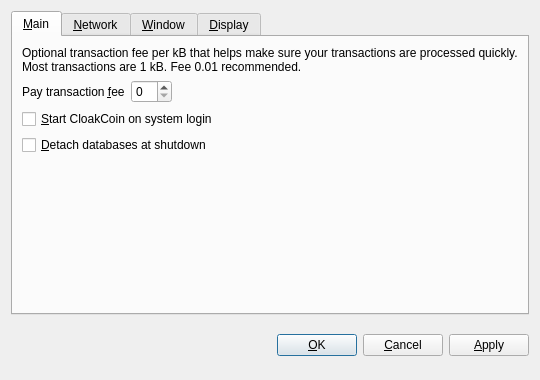
<?xml version="1.0" encoding="UTF-8"?>
<ui version="4.0">
 <class>OptionsDialog</class>
 <widget class="QDialog" name="OptionsDialog">
  <property name="geometry">
   <rect>
    <x>0</x>
    <y>0</y>
    <width>540</width>
    <height>380</height>
   </rect>
  </property>
  <property name="windowTitle">
   <string>Options</string>
  </property>
  <property name="modal">
   <bool>true</bool>
  </property>
  <layout class="QVBoxLayout" name="verticalLayout">
   <item>
    <widget class="QTabWidget" name="tabWidget">
     <property name="tabPosition">
      <enum>QTabWidget::North</enum>
     </property>
     <property name="currentIndex">
      <number>0</number>
     </property>
     <widget class="QWidget" name="tabMain">
      <attribute name="title">
       <string>&amp;Main</string>
      </attribute>
      <layout class="QVBoxLayout" name="verticalLayout_Main">
       <item>
        <widget class="QLabel" name="transactionFeeInfoLabel">
         <property name="text">
          <string>Optional transaction fee per kB that helps make sure your transactions are processed quickly. Most transactions are 1 kB. Fee 0.01 recommended.</string>
         </property>
         <property name="textFormat">
          <enum>Qt::PlainText</enum>
         </property>
         <property name="wordWrap">
          <bool>true</bool>
         </property>
        </widget>
       </item>
       <item>
        <layout class="QHBoxLayout" name="horizontalLayout_Main">
         <item>
          <widget class="QLabel" name="transactionFeeLabel">
           <property name="text">
            <string>Pay transaction &amp;fee</string>
           </property>
           <property name="textFormat">
            <enum>Qt::PlainText</enum>
           </property>
           <property name="buddy">
            <cstring>transactionFee</cstring>
           </property>
          </widget>
         </item>
         <item>
          <widget class="BitcoinAmountField" name="transactionFee"/>
         </item>
         <item>
          <spacer name="horizontalSpacer_Main">
           <property name="orientation">
            <enum>Qt::Horizontal</enum>
           </property>
           <property name="sizeHint" stdset="0">
            <size>
             <width>40</width>
             <height>20</height>
            </size>
           </property>
          </spacer>
         </item>
        </layout>
       </item>
       <item>
        <widget class="QCheckBox" name="bitcoinAtStartup">
         <property name="toolTip">
          <string>Automatically start CloakCoin after logging in to the system.</string>
         </property>
         <property name="text">
          <string>&amp;Start CloakCoin on system login</string>
         </property>
        </widget>
       </item>
       <item>
        <widget class="QCheckBox" name="detachDatabases">
         <property name="toolTip">
          <string>Detach block and address databases at shutdown. This means they can be moved to another data directory, but it slows down shutdown. The wallet is always detached.</string>
         </property>
         <property name="text">
          <string>&amp;Detach databases at shutdown</string>
         </property>
        </widget>
       </item>
       <item>
        <spacer name="verticalSpacer_Main">
         <property name="orientation">
          <enum>Qt::Vertical</enum>
         </property>
         <property name="sizeHint" stdset="0">
          <size>
           <width>20</width>
           <height>40</height>
          </size>
         </property>
        </spacer>
       </item>
      </layout>
     </widget>
     <widget class="QWidget" name="tabNetwork">
      <attribute name="title">
       <string>&amp;Network</string>
      </attribute>
      <layout class="QVBoxLayout" name="verticalLayout_Network">
       <item>
        <widget class="QCheckBox" name="mapPortUpnp">
         <property name="toolTip">
          <string>Automatically open the CloakCoin client port on the router. This only works when your router supports UPnP and it is enabled.</string>
         </property>
         <property name="text">
          <string>Map port using &amp;UPnP</string>
         </property>
        </widget>
       </item>
       <item>
        <widget class="QCheckBox" name="connectSocks">
         <property name="toolTip">
          <string>Connect to the CloakCoin network through a SOCKS proxy (e.g. when connecting through Tor).</string>
         </property>
         <property name="text">
          <string>&amp;Connect through SOCKS proxy:</string>
         </property>
        </widget>
       </item>
       <item>
        <layout class="QHBoxLayout" name="horizontalLayout_Network">
         <item>
          <widget class="QLabel" name="proxyIpLabel">
           <property name="text">
            <string>Proxy &amp;IP:</string>
           </property>
           <property name="textFormat">
            <enum>Qt::PlainText</enum>
           </property>
           <property name="buddy">
            <cstring>proxyIp</cstring>
           </property>
          </widget>
         </item>
         <item>
          <widget class="QValidatedLineEdit" name="proxyIp">
           <property name="maximumSize">
            <size>
             <width>140</width>
             <height>16777215</height>
            </size>
           </property>
           <property name="toolTip">
            <string>IP address of the proxy (e.g. 127.0.0.1)</string>
           </property>
          </widget>
         </item>
         <item>
          <widget class="QLabel" name="proxyPortLabel">
           <property name="text">
            <string>&amp;Port:</string>
           </property>
           <property name="textFormat">
            <enum>Qt::PlainText</enum>
           </property>
           <property name="buddy">
            <cstring>proxyPort</cstring>
           </property>
          </widget>
         </item>
         <item>
          <widget class="QLineEdit" name="proxyPort">
           <property name="maximumSize">
            <size>
             <width>55</width>
             <height>16777215</height>
            </size>
           </property>
           <property name="toolTip">
            <string>Port of the proxy (e.g. 9050)</string>
           </property>
          </widget>
         </item>
         <item>
          <widget class="QLabel" name="socksVersionLabel">
           <property name="text">
            <string>SOCKS &amp;Version:</string>
           </property>
           <property name="textFormat">
            <enum>Qt::PlainText</enum>
           </property>
           <property name="buddy">
            <cstring>socksVersion</cstring>
           </property>
          </widget>
         </item>
         <item>
          <widget class="QValueComboBox" name="socksVersion">
           <property name="toolTip">
            <string>SOCKS version of the proxy (e.g. 5)</string>
           </property>
          </widget>
         </item>
         <item>
          <spacer name="horizontalSpacer_Network">
           <property name="orientation">
            <enum>Qt::Horizontal</enum>
           </property>
           <property name="sizeHint" stdset="0">
            <size>
             <width>40</width>
             <height>20</height>
            </size>
           </property>
          </spacer>
         </item>
        </layout>
       </item>
       <item>
        <spacer name="verticalSpacer_Network">
         <property name="orientation">
          <enum>Qt::Vertical</enum>
         </property>
         <property name="sizeHint" stdset="0">
          <size>
           <width>20</width>
           <height>40</height>
          </size>
         </property>
        </spacer>
       </item>
      </layout>
     </widget>
     <widget class="QWidget" name="tabWindow">
      <attribute name="title">
       <string>&amp;Window</string>
      </attribute>
      <layout class="QVBoxLayout" name="verticalLayout_Window">
       <item>
        <widget class="QCheckBox" name="minimizeToTray">
         <property name="toolTip">
          <string>Show only a tray icon after minimizing the window.</string>
         </property>
         <property name="text">
          <string>&amp;Minimize to the tray instead of the taskbar</string>
         </property>
        </widget>
       </item>
       <item>
        <widget class="QCheckBox" name="minimizeOnClose">
         <property name="toolTip">
          <string>Minimize instead of exit the application when the window is closed. When this option is enabled, the application will be closed only after selecting Quit in the menu.</string>
         </property>
         <property name="text">
          <string>M&amp;inimize on close</string>
         </property>
        </widget>
       </item>
       <item>
        <spacer name="verticalSpacer_Window">
         <property name="orientation">
          <enum>Qt::Vertical</enum>
         </property>
         <property name="sizeHint" stdset="0">
          <size>
           <width>20</width>
           <height>40</height>
          </size>
         </property>
        </spacer>
       </item>
      </layout>
     </widget>
     <widget class="QWidget" name="tabDisplay">
      <attribute name="title">
       <string>&amp;Display</string>
      </attribute>
      <layout class="QVBoxLayout" name="verticalLayout_Display">
       <item>
        <layout class="QHBoxLayout" name="horizontalLayout_1_Display">
         <item>
          <widget class="QLabel" name="langLabel">
           <property name="text">
            <string>User Interface &amp;language:</string>
           </property>
           <property name="textFormat">
            <enum>Qt::PlainText</enum>
           </property>
           <property name="buddy">
            <cstring>lang</cstring>
           </property>
          </widget>
         </item>
         <item>
          <widget class="QValueComboBox" name="lang">
           <property name="toolTip">
            <string>The user interface language can be set here. This setting will take effect after restarting CloakCoin.</string>
           </property>
          </widget>
         </item>
        </layout>
       </item>
       <item>
        <layout class="QHBoxLayout" name="horizontalLayout_2_Display">
         <item>
          <widget class="QLabel" name="unitLabel">
           <property name="text">
            <string>&amp;Unit to show amounts in:</string>
           </property>
           <property name="textFormat">
            <enum>Qt::PlainText</enum>
           </property>
           <property name="buddy">
            <cstring>unit</cstring>
           </property>
          </widget>
         </item>
         <item>
          <widget class="QValueComboBox" name="unit">
           <property name="toolTip">
            <string>Choose the default subdivision unit to show in the interface and when sending coins.</string>
           </property>
          </widget>
         </item>
        </layout>
       </item>
       <item>
        <widget class="QCheckBox" name="displayAddresses">
         <property name="toolTip">
          <string>Whether to show CloakCoin addresses in the transaction list or not.</string>
         </property>
         <property name="text">
          <string>&amp;Display addresses in transaction list</string>
         </property>
        </widget>
       </item>
       <item>
        <widget class="QCheckBox" name="coinControlFeatures">
         <property name="toolTip">
          <string>Whether to show coin control features or not.</string>
         </property>
         <property name="text">
          <string>Display coin &amp;control features (experts only!)</string>
         </property>
        </widget>
       </item>
       <item>
        <spacer name="verticalSpacer_Display">
         <property name="orientation">
          <enum>Qt::Vertical</enum>
         </property>
         <property name="sizeHint" stdset="0">
          <size>
           <width>20</width>
           <height>40</height>
          </size>
         </property>
        </spacer>
       </item>
      </layout>
     </widget>
    </widget>
   </item>
   <item>
    <layout class="QHBoxLayout" name="horizontalLayout_Buttons">
     <item>
      <spacer name="horizontalSpacer_1">
       <property name="orientation">
        <enum>Qt::Horizontal</enum>
       </property>
       <property name="sizeHint" stdset="0">
        <size>
         <width>40</width>
         <height>48</height>
        </size>
       </property>
      </spacer>
     </item>
     <item>
      <widget class="QLabel" name="statusLabel">
       <property name="font">
        <font>
         <weight>75</weight>
         <bold>true</bold>
        </font>
       </property>
       <property name="text">
        <string/>
       </property>
       <property name="textFormat">
        <enum>Qt::PlainText</enum>
       </property>
       <property name="wordWrap">
        <bool>true</bool>
       </property>
      </widget>
     </item>
     <item>
      <spacer name="horizontalSpacer_2">
       <property name="orientation">
        <enum>Qt::Horizontal</enum>
       </property>
       <property name="sizeHint" stdset="0">
        <size>
         <width>40</width>
         <height>48</height>
        </size>
       </property>
      </spacer>
     </item>
     <item>
      <widget class="QPushButton" name="okButton">
       <property name="text">
        <string>&amp;OK</string>
       </property>
      </widget>
     </item>
     <item>
      <widget class="QPushButton" name="cancelButton">
       <property name="text">
        <string>&amp;Cancel</string>
       </property>
       <property name="autoDefault">
        <bool>false</bool>
       </property>
      </widget>
     </item>
     <item>
      <widget class="QPushButton" name="applyButton">
       <property name="text">
        <string>&amp;Apply</string>
       </property>
       <property name="autoDefault">
        <bool>false</bool>
       </property>
      </widget>
     </item>
    </layout>
   </item>
  </layout>
 </widget>
 <customwidgets>
  <customwidget>
   <class>BitcoinAmountField</class>
   <extends>QSpinBox</extends>
   <header>bitcoinamountfield.h</header>
  </customwidget>
  <customwidget>
   <class>QValueComboBox</class>
   <extends>QComboBox</extends>
   <header>qvaluecombobox.h</header>
  </customwidget>
  <customwidget>
   <class>QValidatedLineEdit</class>
   <extends>QLineEdit</extends>
   <header>qvalidatedlineedit.h</header>
  </customwidget>
 </customwidgets>
 <resources/>
 <connections/>
</ui>
